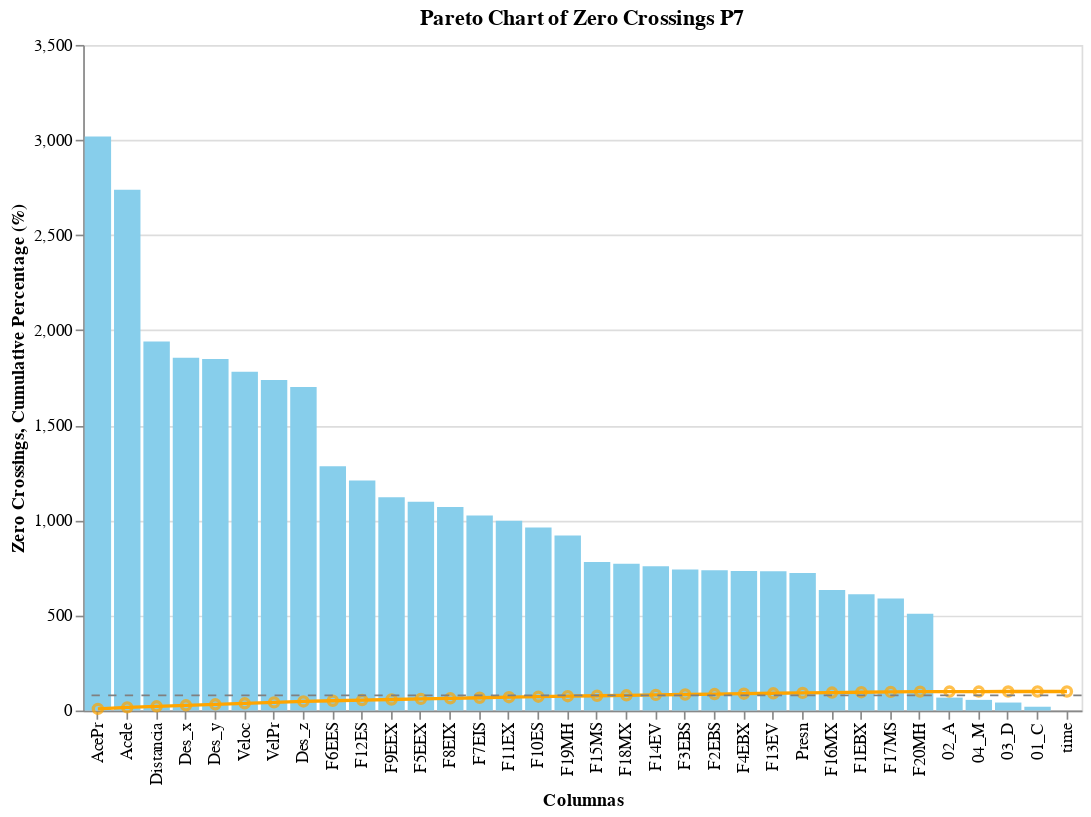

The notebook cell saved with this chart:
### Code cell
# Crear el gráfico de barras
bars = alt.Chart(df_cross_zero_counts_P7).mark_bar(color='skyblue').encode(
    x=alt.X('Column', title='Columnas', sort=None),  # El eje X respeta el orden del DataFrame
    y=alt.Y('Zero_Crossings', title='Zero Crossings')
).properties(
    title="Cruces por cero en orden del índice"
)
# Crear el gráfico de línea para el porcentaje acumulativo
line = alt.Chart(df_cross_zero_counts_P7).mark_line(color='orange').encode(
    x=alt.X('Column', title='Columnas', sort=None),
    y=alt.Y('Cumulative_Percentage', title='Cumulative Percentage (%)')
)

# Puntos en la línea de porcentaje acumulativo
points = alt.Chart(df_cross_zero_counts_P7).mark_point(color='orange').encode(
    x=alt.X('Column', title='Columnas', sort=None),
    y='Cumulative_Percentage'
)

# Línea de referencia en el 80%
rule = alt.Chart(pd.DataFrame({'Cumulative_Percentage': [80]})).mark_rule(color='grey', strokeDash=[5,5]).encode(
    y='Cumulative_Percentage'
)

# Combinar los gráficos
pareto_chart = (bars + line + points + rule).properties(
    title='Pareto Chart of Zero Crossings P7',
    width=600,
    height=400
)

pareto_chart.display()

### Figure 1 — Vega-Lite specification as saved in the notebook (floating-point values rounded to 4 significant figures)
{"config": {"view": {"continuousWidth": 300, "continuousHeight": 300}}, "layer": [{"mark": {"type": "bar", "color": "skyblue"}, "encoding": {"x": {"field": "Column", "sort": null, "title": "Columnas", "type": "nominal"}, "y": {"field": "Zero_Crossings", "title": "Zero Crossings", "type": "quantitative"}}, "title": "Cruces por cero en orden del índice"}, {"mark": {"type": "line", "color": "orange"}, "encoding": {"x": {"field": "Column", "sort": null, "title": "Columnas", "type": "nominal"}, "y": {"field": "Cumulative_Percentage", "title": "Cumulative Percentage (%)", "type": "quantitative"}}}, {"mark": {"type": "point", "color": "orange"}, "encoding": {"x": {"field": "Column", "sort": null, "title": "Columnas", "type": "nominal"}, "y": {"field": "Cumulative_Percentage", "type": "quantitative"}}}, {"data": {"name": "data-2e2060358ecffd163ba741c863633c40"}, "mark": {"type": "rule", "color": "grey", "strokeDash": [5, 5]}, "encoding": {"y": {"field": "Cumulative_Percentage", "type": "quantitative"}}}], "data": {"name": "data-807330d022c252c35030179de76e0737"}, "height": 400, "title": "Pareto Chart of Zero Crossings P7", "width": 600, "$schema": "https://vega.github.io/schema/vega-lite/v5.20.1.json", "datasets": {"data-807330d022c252c35030179de76e0737": [{"Column": "AcePr", "Zero_Crossings": 3018, "Legend": "VelPr y AcePr", "Color": 3, "Cumulative_Percentage": 8.666}, {"Column": "Acele", "Zero_Crossings": 2739, "Legend": "Veloc y Acele", "Color": 0, "Cumulative_Percentage": 16.53}, {"Column": "Distancia", "Zero_Crossings": 1940, "Legend": "time y Distancia", "Color": 16, "Cumulative_Percentage": 22.1}, {"Column": "Des_x", "Zero_Crossings": 1855, "Legend": "Des_x y Des_y", "Color": 1, "Cumulative_Percentage": 27.43}, {"Column": "Des_y", "Zero_Crossings": 1848, "Legend": "Des_x y Des_y", "Color": 1, "Cumulative_Percentage": 32.74}, {"Column": "Veloc", "Zero_Crossings": 1782, "Legend": "Veloc y Acele", "Color": 0, "Cumulative_Percentage": 37.85}, {"Column": "VelPr", "Zero_Crossings": 1738, "Legend": "VelPr y AcePr", "Color": 3, "Cumulative_Percentage": 42.84}, {"Column": "Des_z", "Zero_Crossings": 1701, "Legend": "Des_z y Presn", "Color": 2, "Cumulative_Percentage": 47.73}, {"Column": "F6EES", "Zero_Crossings": 1284, "Legend": "F5EEX y F6EES", "Color": 4, "Cumulative_Percentage": 51.42}, {"Column": "F12ES", "Zero_Crossings": 1210, "Legend": "F11EX y F12ES", "Color": 7, "Cumulative_Percentage": 54.89}, {"Column": "F9EEX", "Zero_Crossings": 1122, "Legend": "F9EEX y F10ES", "Color": 6, "Cumulative_Percentage": 58.11}, {"Column": "F5EEX", "Zero_Crossings": 1098, "Legend": "F5EEX y F6EES", "Color": 4, "Cumulative_Percentage": 61.27}, {"Column": "F8EIX", "Zero_Crossings": 1070, "Legend": "F8EIX y F7EIS", "Color": 5, "Cumulative_Percentage": 64.34}, {"Column": "F7EIS", "Zero_Crossings": 1026, "Legend": "F8EIX y F7EIS", "Color": 5, "Cumulative_Percentage": 67.28}, {"Column": "F11EX", "Zero_Crossings": 998, "Legend": "F11EX y F12ES", "Color": 7, "Cumulative_Percentage": 70.15}, {"Column": "F10ES", "Zero_Crossings": 962, "Legend": "F9EEX y F10ES", "Color": 6, "Cumulative_Percentage": 72.91}, {"Column": "F19MH", "Zero_Crossings": 921, "Legend": "F19MH y F20MH", "Color": 11, "Cumulative_Percentage": 75.56}, {"Column": "F15MS", "Zero_Crossings": 781, "Legend": "F15MS y F16MX", "Color": 10, "Cumulative_Percentage": 77.8}, {"Column": "F18MX", "Zero_Crossings": 772, "Legend": "F17MS y F18MX", "Color": 9, "Cumulative_Percentage": 80.02}, {"Column": "F14EV", "Zero_Crossings": 759, "Legend": "F13EV y F14EV", "Color": 8, "Cumulative_Percentage": 82.2}, {"Column": "F3EBS", "Zero_Crossings": 742, "Legend": "F4EBX y F3EBS", "Color": 13, "Cumulative_Percentage": 84.33}, {"Column": "F2EBS", "Zero_Crossings": 738, "Legend": "F1EBX y F2EBS", "Color": 12, "Cumulative_Percentage": 86.45}, {"Column": "F4EBX", "Zero_Crossings": 734, "Legend": "F4EBX y F3EBS", "Color": 13, "Cumulative_Percentage": 88.55}, {"Column": "F13EV", "Zero_Crossings": 733, "Legend": "F13EV y F14EV", "Color": 8, "Cumulative_Percentage": 90.66}, {"Column": "Presn", "Zero_Crossings": 723, "Legend": "Des_z y Presn", "Color": 2, "Cumulative_Percentage": 92.73}, {"Column": "F16MX", "Zero_Crossings": 634, "Legend": "F15MS y F16MX", "Color": 10, "Cumulative_Percentage": 94.56}, {"Column": "F1EBX", "Zero_Crossings": 612, "Legend": "F1EBX y F2EBS", "Color": 12, "Cumulative_Percentage": 96.31}, {"Column": "F17MS", "Zero_Crossings": 589, "Legend": "F17MS y F18MX", "Color": 9, "Cumulative_Percentage": 98.0}, {"Column": "F20MH", "Zero_Crossings": 509, "Legend": "F19MH y F20MH", "Color": 11, "Cumulative_Percentage": 99.47}, {"Column": "02_A", "Zero_Crossings": 68, "Legend": "01_C y 02_A", "Color": 14, "Cumulative_Percentage": 99.66}, {"Column": "04_M", "Zero_Crossings": 56, "Legend": "03_D y 04_M", "Color": 15, "Cumulative_Percentage": 99.82}, {"Column": "03_D", "Zero_Crossings": 42, "Legend": "03_D y 04_M", "Color": 15, "Cumulative_Percentage": 99.94}, {"Column": "01_C", "Zero_Crossings": 20, "Legend": "01_C y 02_A", "Color": 14, "Cumulative_Percentage": 100.0}, {"Column": "time", "Zero_Crossings": 0, "Legend": null, "Color": -1, "Cumulative_Percentage": 100.0}], "data-2e2060358ecffd163ba741c863633c40": [{"Cumulative_Percentage": 80}]}}
